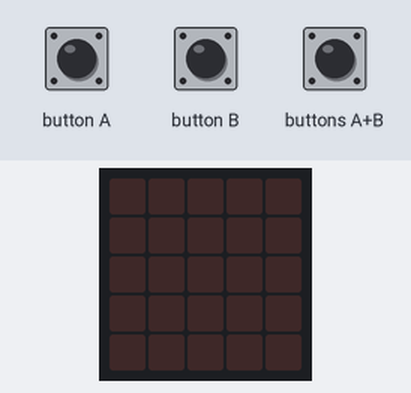
Bench run of a program on a simulated BBC micro:bit (MakeCode). Parts: the board's 5×5 LED display. Inputs (shaded band) come from the test bench. A reset restarts the program; random numbers come from a fixed seed.

Above: at 1.2 s.
1.3 s: button B pressed for 0.15 s
At 2.7 s:
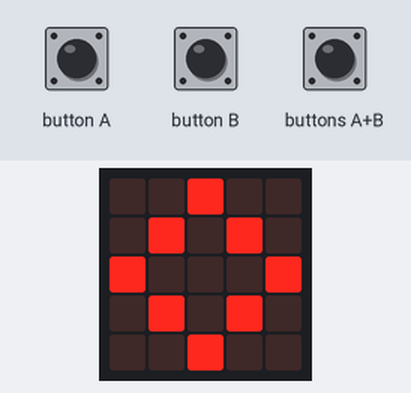
At 4.9 s:
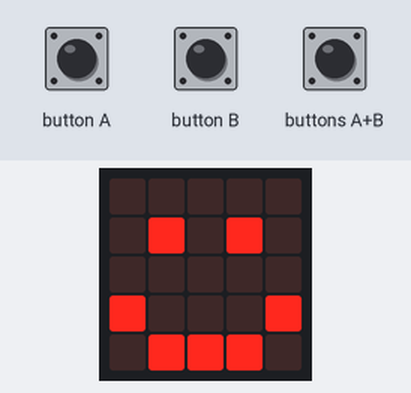
7.2 s: buttons A+B pressed for 0.15 s
At 8.5 s:
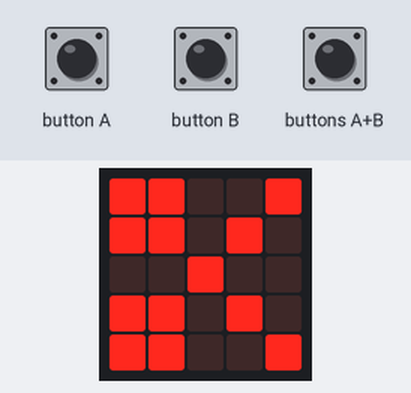
Timing chart, 0 to 10.2 s (numbered marks = the images above; inputs shaded):
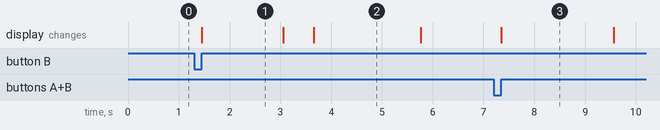

The program:

main.ts
```typescript
input.onButtonPressed(Button.A, function () {
    if (Item_humano == 0) {
        basic.showIcon(IconNames.SmallSquare)
        Item_humano = 1
        Turno = 1
    }
})
input.onButtonPressed(Button.AB, function () {
    if (Item_humano == 0) {
        basic.showIcon(IconNames.Scissors)
        Item_humano = 0
        Turno = 1
    }
})
input.onButtonPressed(Button.B, function () {
    if (Item_humano == 0) {
        basic.showIcon(IconNames.Diamond)
        Item_humano = 2
        Turno = 1
    }
})
let Turno = 0
let Item_humano = 0
let Item_cpu = randint(1, 3)
basic.forever(function () {
    if (Turno == 1) {
        basic.pause(1000)
        if (Item_cpu == 1) {
            basic.showIcon(IconNames.SmallSquare)
            if (Item_humano == 1) {
                basic.showIcon(IconNames.Meh)
            } else if (Item_humano == 2) {
                basic.showIcon(IconNames.Happy)
            } else {
                basic.showIcon(IconNames.Sad)
            }
        } else if (Item_cpu == 2) {
            basic.showIcon(IconNames.Diamond)
            if (Item_humano == 1) {
                basic.showIcon(IconNames.Sad)
            } else if (Item_humano == 2) {
                basic.showIcon(IconNames.Meh)
            } else {
                basic.showIcon(IconNames.Happy)
            }
        } else {
            basic.showIcon(IconNames.Scissors)
            if (Item_humano == 1) {
                basic.showIcon(IconNames.Happy)
            } else if (Item_humano == 2) {
                basic.showIcon(IconNames.Sad)
            } else {
                basic.showIcon(IconNames.Meh)
            }
        }
        basic.pause(1500)
        control.reset()
    }
})
```

test.ts
```typescript
// aquí va el archivo "tests"; esto no se compilará cuando este paquete se utilice como una extensión.
```

Measured:
- after the input at 1.3 s, the display: changes after 0.15 s (image 1)
- after the input at 7.2 s, the display: changes after 0.15 s (image 3)
- what the display in image 1 shows lasts 1.6 s, from 1.5 s to 3.1 s
- what the display in image 2 shows lasts 2.1 s, from 3.7 s to 5.8 s
- what the display in image 3 shows lasts 2.2 s, from 7.4 s to 9.6 s
